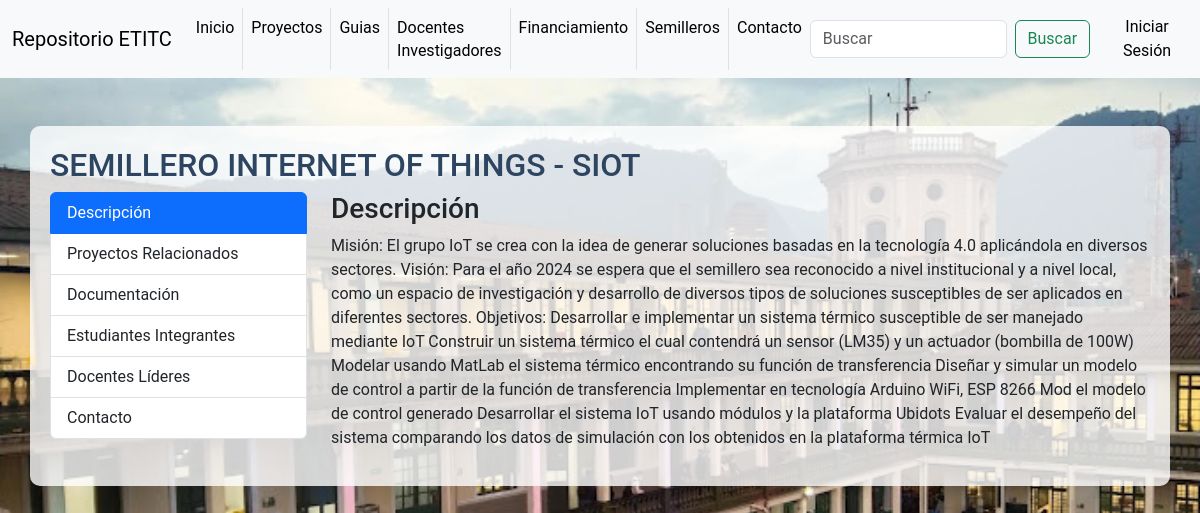
The page /templates/detalle_semillero.php?semillero_id=7 on the database its author committed.
### tables this page shows
CREATE TABLE `semilleros` (
  `semillero_id` int(11) NOT NULL,
  `nombre` varchar(255) NOT NULL,
  `descripcion` text DEFAULT NULL,
  `imagen` varchar(255) DEFAULT NULL,
  `contacto_email` varchar(255) DEFAULT NULL
);

### templates/detalle_semillero.php (the view, shortened to what this page needs)
<?php include("../includes/header.php") ?>
<?php include("../includes/db.php") ?>
<?php
$semillero_id = $_GET['semillero_id'];
$sql = "SELECT * FROM semilleros WHERE semillero_id = $semillero_id";
$result = $conn->query($sql);
$semillero = $result->fetch_assoc();
?>
<body>
    <div class="container mt-5 container-detalle">
        <h2><?php echo $semillero['nombre']; ?></h2>
        <div class="row">
            <div class="col-md-3">
                <div class="list-group" id="list-tab" role="tablist">
                    <a class="list-group-item list-group-item-action active" id="list-intro-list" data-bs-toggle="list" href="#list-intro" role="tab" aria-controls="intro">Descripción</a>
                    <a class="list-group-item list-group-item-action" id="list-proyectos-list" data-bs-toggle="list" href="#list-proyectos" role="tab" aria-controls="proyectos">Proyectos Relacionados</a>
                    <a class="list-group-item list-group-item-action" id="list-doc-list" data-bs-toggle="list" href="#list-doc" role="tab" aria-controls="doc">Documentación</a>
                    <a class="list-group-item list-group-item-action" id="list-estudiantes-list" data-bs-toggle="list" href="#list-estudiantes" role="tab" aria-controls="estudiantes">Estudiantes Integrantes</a>
                    <a class="list-group-item list-group-item-action" id="list-docentes-list" data-bs-toggle="list" href="#list-docentes" role="tab" aria-controls="docentes">Docentes Líderes</a>
                    <a class="list-group-item list-group-item-action" id="list-contacto-list" data-bs-toggle="list" href="#list-contacto" role="tab" aria-controls="contacto">Contacto</a>
                </div>
            </div>
            <div class="col-md-9">
                <div class="tab-content" id="nav-tabContent">
                    <div class="tab-pane fade show active" id="list-intro" role="tabpanel" aria-labelledby="list-intro-list">
                        <h3>Descripción</h3>
                        <p><?php echo $semillero['descripcion']; ?></p>
                    </div>
                </div>
            </div>
        </div>
    </div>
</body>
<?php include("../includes/footer.php") ?>

### css/repositorio.css (style rules this page uses)
body { position: relative; background-image: url('../scr/img/Back.jpg'); background-size: cover; background-position: center; background-attachment: fixed; margin: 0; padding: 0; height: 100vh; overflow: auto; font-family: 'Roboto', sans-serif; }
h1, h2 { color: #2e4562; }
.container-detalle { background: rgba(255, 255, 255, 0.8); padding: 20px; border-radius: 10px; margin-top: 20px; }

### rows shown on the page
semilleros: nombre "SEMILLERO INTERNET OF THINGS - SIOT", descripcion "Misión: El grupo IoT se crea con la idea de generar soluciones basadas en la tecnología 4.0 aplicándola en diversos sectores. Visión: Para el año 2024 se espera que el semillero sea reconocido a nivel institucional y a nivel local, como un espacio de investigación y desarrollo de diversos tipos de soluciones susceptibles de ser aplicados en diferentes sectores. Objetivos: Desarrollar e implementar un sistema térmico susceptible de ser manejado mediante IoT Construir un sistema térmico el cual contendrá un sensor (LM35) y un actuador (bombilla de 100W) Modelar usando MatLab el sistema térmico encontrando su función de transferencia Diseñar y simular un modelo de control a partir de la…"
